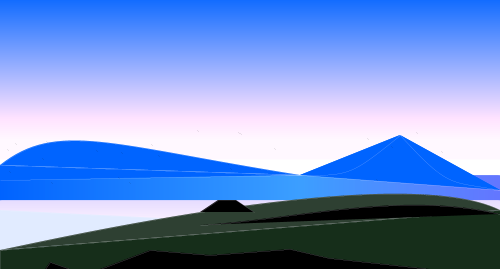
Frame 1 (no input)
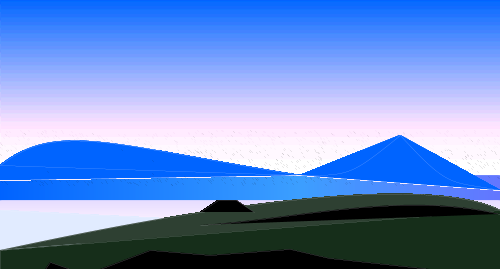
Frame 60 (the mouse pressed at the canvas centre just before this capture)
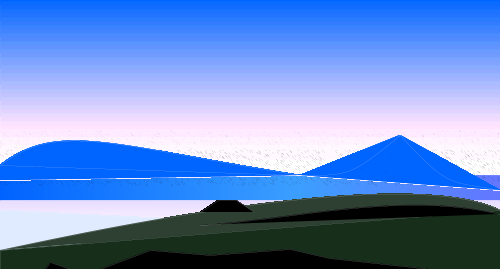
Frame 120 (the mouse held since frame 60 and released just before this capture)

The Processing sketch that drew these frames (run headless with seeded random() and noise(); from frame 60 on, the mouse is pressed at the canvas centre):

// Processing sketch: processing_68681
// ── processing_68681.pde

void setup() {
  size(500,269);
  background(255);
  strokeWeight(20);
  //rect(0,0,width,height);
}
 
void draw() {
  smooth();
  int i=0,k=0,j=0,n,x,y;  
  //Degradado cielo en linea
  for(i=0;i<150;i++)
  {
    stroke(2*i,99+i,255);
    line(0,i,500,i);
  } 
  //Degradado montana
  for(i=185;i<230;i++)
  {
    for(k=0;k<500;k++)
    {
      if(k<300)
      {
        if(i<210)
          stroke(k/5,99+(k/5),255);        
        else
          stroke(i+20,i+10,255);
        j=k;
      }
      else
      {
        if(i<210)
          stroke(k/5,99+(j/5),255);
        j--;
      }
      point(k,i);
    }   
  } 

  strokeWeight(0);
  
  fill(225,235,255);
  beginShape();  
    vertex(0,210);
    vertex(200,220);
    vertex(0,259);
  endShape();
  
  fill(#162E1A);
  beginShape();  
    vertex(500,210);
    vertex(0,250);
    vertex(0,269);
    vertex(500,269);    
  endShape();
  
  fill(0,100,255);
  beginShape();  
    vertex(0,165);
    vertex(300,175);
    vertex(0,180);
  endShape();
  
  beginShape();  
    vertex(400,135);
    vertex(300,175);
    vertex(500,190);
  endShape();
  
  bezier(0,165,57,120,111,145,300,175);
  bezier(300,175,350,175,350,175,400,135);
  bezier(400,135,450,190,450,180,500,190);
  fill(#2E4032);
  bezier(0,250,50,240,400,160,500,210);
  fill(0);
  bezier(200,225,290,220,400,190,500,214); 
  
  beginShape(); 
    vertex(45,269);
    vertex(50,262);
    vertex(70,269); 
    vertex(100,269);
    vertex(150,250);
    vertex(210,255);
    vertex(290,249);
    vertex(329,258);
    vertex(430,269);
  endShape();
  
  beginShape(); 
    vertex(200,212);
    vertex(218,200);
    vertex(236,200); 
    vertex(254,212);
  endShape();
  
  fill(0);
  stroke(0);
  n= (int)random(10,30);
  for(i=0;i<=n;i++)
  {
    x= (int)random(0,500);
    y= (int)random(130,185);
    line(x,y,x+1,y+1);
  }  
  /*
  bezier(300,125,350,125,350,125,400,85);
  bezier(400,85,450,85,450,85,500,140);
    bezier(250,250,50,240,400,160,500,214);
  */
}
